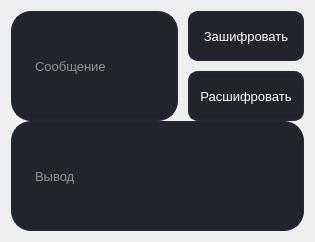
      <widget class="QWidget" name="tab_4">
       <attribute name="title">
        <string>Ярослав</string>
       </attribute>
       <layout class="QVBoxLayout" name="verticalLayout_2">
        <property name="spacing">
         <number>0</number>
        </property>
        <property name="sizeConstraint">
         <enum>QLayout::SetDefaultConstraint</enum>
        </property>
        <item>
         <layout class="QVBoxLayout" name="verticalLayout_6">
          <item>
           <layout class="QHBoxLayout" name="horizontalLayout">
            <item alignment="Qt::AlignVCenter">
             <widget class="QLineEdit" name="message_4">
              <property name="sizePolicy">
               <sizepolicy hsizetype="Expanding" vsizetype="Expanding">
                <horstretch>0</horstretch>
                <verstretch>0</verstretch>
               </sizepolicy>
              </property>
              <property name="minimumSize">
               <size>
                <width>0</width>
                <height>110</height>
               </size>
              </property>
              <property name="maximumSize">
               <size>
                <width>16777215</width>
                <height>110</height>
               </size>
              </property>
              <property name="font">
               <font>
                <pointsize>10</pointsize>
               </font>
              </property>
              <property name="styleSheet">
               <string notr="true">QLineEdit {
	border: 2px solid rgb(37, 39, 48);
	border-radius: 20px;
	color: #FFF;
	padding-right: 20px;
	padding-left: 20px;
	background-color: rgb(34, 36, 44);
}
QLineEdit:hover {
	border: 2px solid rgb(48, 50, 62);
}
QLineEdit:focus {
	border: 2px solid rgb(85, 170, 255);
	background-color: rgb(43, 45, 46);
}</string>
              </property>
              <property name="placeholderText">
               <string>Сообщение</string>
              </property>
             </widget>
            </item>
            <item>
             <spacer name="horizontalSpacer_2">
              <property name="orientation">
               <enum>Qt::Horizontal</enum>
              </property>
              <property name="sizeType">
               <enum>QSizePolicy::Fixed</enum>
              </property>
              <property name="sizeHint" stdset="0">
               <size>
                <width>10</width>
                <height>20</height>
               </size>
              </property>
             </spacer>
            </item>
            <item>
             <layout class="QVBoxLayout" name="verticalLayout_7">
              <item alignment="Qt::AlignBottom">
               <widget class="QPushButton" name="encryptButton_4">
                <property name="sizePolicy">
                 <sizepolicy hsizetype="Minimum" vsizetype="Fixed">
                  <horstretch>0</horstretch>
                  <verstretch>0</verstretch>
                 </sizepolicy>
                </property>
                <property name="minimumSize">
                 <size>
                  <width>0</width>
                  <height>50</height>
                 </size>
                </property>
                <property name="maximumSize">
                 <size>
                  <width>16777215</width>
                  <height>50</height>
                 </size>
                </property>
                <property name="font">
                 <font>
                  <pointsize>10</pointsize>
                 </font>
                </property>
                <property name="styleSheet">
                 <string notr="true">QPushButton {
	border: 2px solid rgb(37, 39, 48);
	border-radius: 10px;
	color: #FFF;
	padding-right: 10px;
	padding-left: 10px;
	background-color: rgb(34, 36, 44);
}
QPushButton:hover {
	border: 2px solid rgb(48, 50, 62);
}
QPushButton:focus {
	border: 2px solid rgb(85, 170, 255);
	background-color: rgb(43, 45, 46);
}</string>
                </property>
                <property name="text">
                 <string>Зашифровать</string>
                </property>
               </widget>
              </item>
              <item>
               <spacer name="verticalSpacer_8">
                <property name="orientation">
                 <enum>Qt::Vertical</enum>
                </property>
                <property name="sizeType">
                 <enum>QSizePolicy::Fixed</enum>
                </property>
                <property name="sizeHint" stdset="0">
                 <size>
                  <width>20</width>
                  <height>10</height>
                 </size>
                </property>
               </spacer>
              </item>
              <item alignment="Qt::AlignTop">
               <widget class="QPushButton" name="decryptButton_4">
                <property name="sizePolicy">
                 <sizepolicy hsizetype="Minimum" vsizetype="Fixed">
                  <horstretch>0</horstretch>
                  <verstretch>0</verstretch>
                 </sizepolicy>
                </property>
                <property name="minimumSize">
                 <size>
                  <width>0</width>
                  <height>50</height>
                 </size>
                </property>
                <property name="maximumSize">
                 <size>
                  <width>16777215</width>
                  <height>50</height>
                 </size>
                </property>
                <property name="baseSize">
                 <size>
                  <width>0</width>
                  <height>10</height>
                 </size>
                </property>
                <property name="font">
                 <font>
                  <pointsize>10</pointsize>
                 </font>
                </property>
                <property name="styleSheet">
                 <string notr="true">QPushButton {
	border: 2px solid rgb(37, 39, 48);
	border-radius: 10px;
	color: #FFF;
	padding-right: 10px;
	padding-left: 10px;
	background-color: rgb(34, 36, 44);
}
QPushButton:hover {
	border: 2px solid rgb(48, 50, 62);
}
QPushButton:focus {
	border: 2px solid rgb(85, 170, 255);
	background-color: rgb(43, 45, 46);
}</string>
                </property>
                <property name="text">
                 <string>Расшифровать</string>
                </property>
               </widget>
              </item>
             </layout>
            </item>
           </layout>
          </item>
          <item>
           <layout class="QVBoxLayout" name="verticalLayout_8">
            <item alignment="Qt::AlignVCenter">
             <widget class="QLineEdit" name="result_4">
              <property name="sizePolicy">
               <sizepolicy hsizetype="Expanding" vsizetype="Expanding">
                <horstretch>0</horstretch>
                <verstretch>0</verstretch>
               </sizepolicy>
              </property>
              <property name="minimumSize">
               <size>
                <width>0</width>
                <height>110</height>
               </size>
              </property>
              <property name="maximumSize">
               <size>
                <width>16777215</width>
                <height>110</height>
               </size>
              </property>
              <property name="font">
               <font>
                <pointsize>10</pointsize>
               </font>
              </property>
              <property name="styleSheet">
               <string notr="true">QLineEdit {
	border: 2px solid rgb(37, 39, 48);
	border-radius: 20px;
	color: #FFF;
	padding-right: 20px;
	padding-left: 20px;
	background-color: rgb(34, 36, 44);
}
QLineEdit:hover {
	border: 2px solid rgb(48, 50, 62);
}
QLineEdit:focus {
	border: 2px solid rgb(85, 170, 255);
	background-color: rgb(43, 45, 46);
}</string>
              </property>
              <property name="readOnly">
               <bool>true</bool>
              </property>
              <property name="placeholderText">
               <string>Вывод</string>
              </property>
             </widget>
            </item>
           </layout>
          </item>
         </layout>
        </item>
       </layout>
      </widget>
